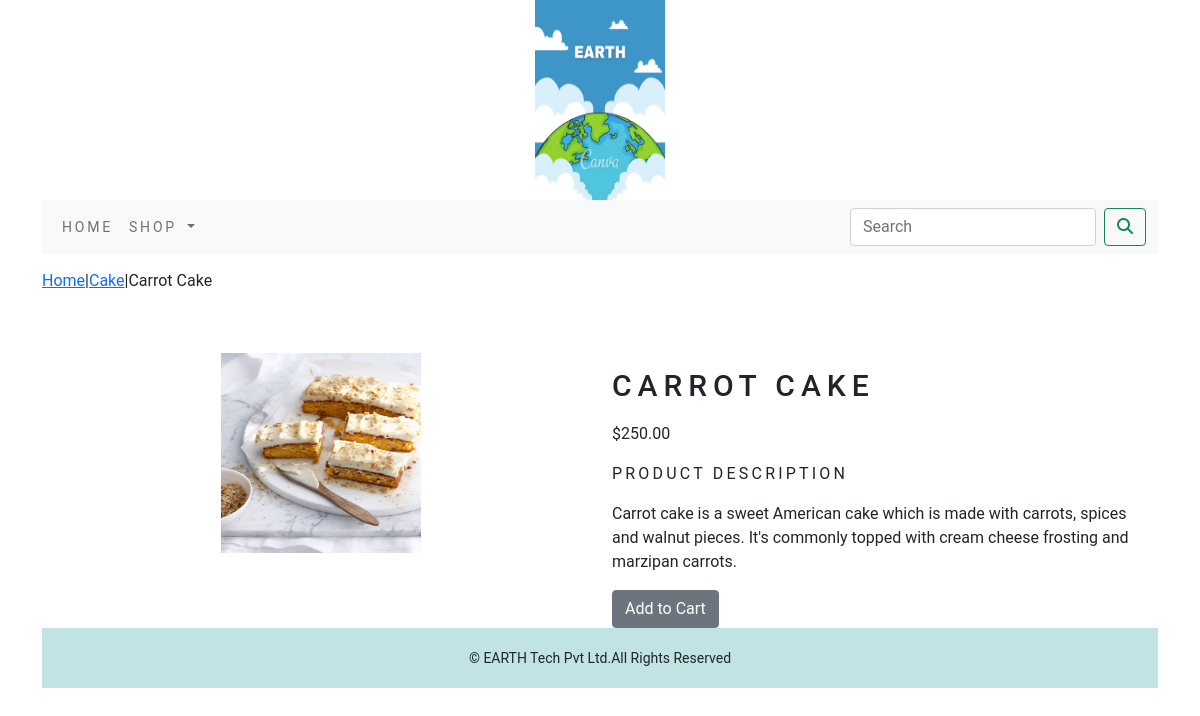
Page /shop/cake/carrot-cake/ on the committed database.
### shop/models.py (models this page shows, shortened)
class Product(models.Model):
    name=models.CharField(max_length=250,unique=True)
    slug=models.SlugField(max_length=250,unique=True)
    description=models.TextField(blank=True)
    price=models.DecimalField(max_digits=10,decimal_places=2)
    category=models.ForeignKey(Category,on_delete=models.CASCADE)
    image=models.ImageField(upload_to='product',blank=True)
    stock=models.IntegerField()
    available=models.BooleanField(default=True)
    created=models.DateTimeField(auto_now_add=True)
    updated=models.DateTimeField(auto_now=True)
    class Meta:
        ordering=('name',)
        verbose_name='product'
        verbose_name_plural='products'

class Category(models.Model):
    name=models.CharField(max_length=250,unique=True)
    slug=models.SlugField(max_length=250,unique=True)
    description=models.TextField(blank=True)
    image=models.ImageField(upload_to='category',blank=True)
    class Meta:
        ordering=('name',)
        verbose_name='category'
        verbose_name_plural='categories'
    def get_url(self):
        return reverse('shop:products_by_category', args=[self.slug])
    def __str__(self):
        return '{}'.format(self.name)

### shop/views.py (the view)
# urls.py: path('<slug:c_slug>/<slug:product_slug>/', views.proDetail, name='prodCatdetail')
def proDetail(request,c_slug,product_slug):
    try:
        product=Product.objects.get(category__slug=c_slug,slug=product_slug)
    except Exception as e:
        raise e
    return render(request,'product.html',{'product':product})

### cart/context_processors.py (called while the page is built)
def counter(request):
    item_count=0
    if 'admin' in request.path:
        return {}
    else:
        try:
            cart=Cart.objects.filter(cart_id=_cart_id(request))
            car_items=CartItem.objects.all().filter(cart=cart[:1])
            for cart_item in car_items:
                item_count += cart_item.quantity
        except Cart.DoesNotExist:
            item_count =0
    return dict(item_count=item_count)

### cart/views.py (called while the page is built)
def _cart_id(request):
    cart=request.session.session_key
    if not cart:
        cart=request.session.create()
    return cart

### shop/context_processors.py (called while the page is built)
def menu_links(request):
    links=Category.objects.all()
    return dict(links=links)

### templates/product.html (shortened to what this page needs)
{% extends 'base.html' %}
{% load static %}
{% block content %}
<div class="row my_prod_row_class">
    <div class="mx_auto">
        <p><a href="{% url 'shop:allProdCat' %}">Home</a>|<a href="{{product.category.get_url}}">{{product.category}}</a>|{{product.name}}</p>
    </div>
</div>
<div class="container">
<br>
<div class="row">
    <div class="col-12 col-sm-12 col-md-12 col-lg-6 text-center">
        <div style="min-width:18rem">
            <img src="{{product.image.url}}" alt="{{product.name}}" width="200px" height="200px">
        </div>
    </div>
        <div class="co-12 col-sm-12 col-md-12 col-lg-6">
            <div>
            <h1 class="my_prod_title">{{product.name}}</h1>
            <p>${{product.price}}</p>
            <p class="my_title">Product Description</p>
            <p class="text-justify my_rod_text">{{product.description}}</p>
            {% if product.stock <= 0 %}
            <p class="text-justify my_prod_text"><b>Out of Stock</b></p>
            {% else %}
            <a class="btn btn-secondary" href="{% url 'cart:add_cart' product.id %}">Add to Cart</a>
            {% endif %}
        </div>
    </div>
    </div>
    </div>
{% endblock %}

### static/css/custom.css (style rules this page uses)
body { font-family: 'Roboto', sans-serif; }
.my_title { font-size:16px; text-transform:uppercase; letter-spacing:.2em; }
.my_prod_row_class { padding-top:15px; padding-bottom:20px }
.my_prod_title { font-size:30px; text-transform:uppercase; letter-spacing:.2em; padding-top:15px; padding-bottom:10px; }

### rows in the picture
Product: category "Cake", name "Carrot Cake", image (picture), name "CARROT CAKE", price "250.00", description "Carrot cake is a sweet American cake which is made with carrots, spices and walnut pieces. It's commonly topped with cream cheese frosting and marzipan carrots."
